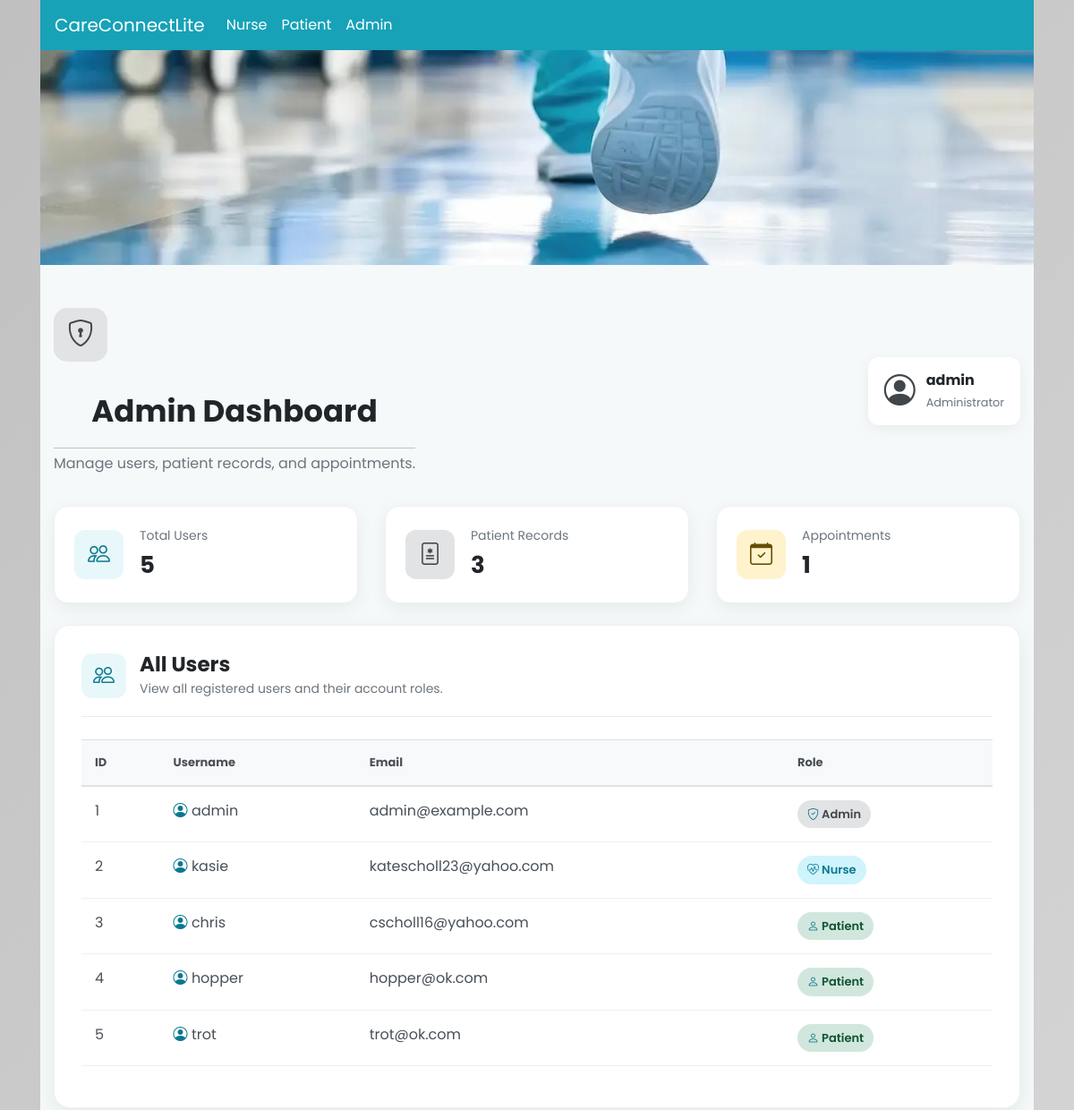
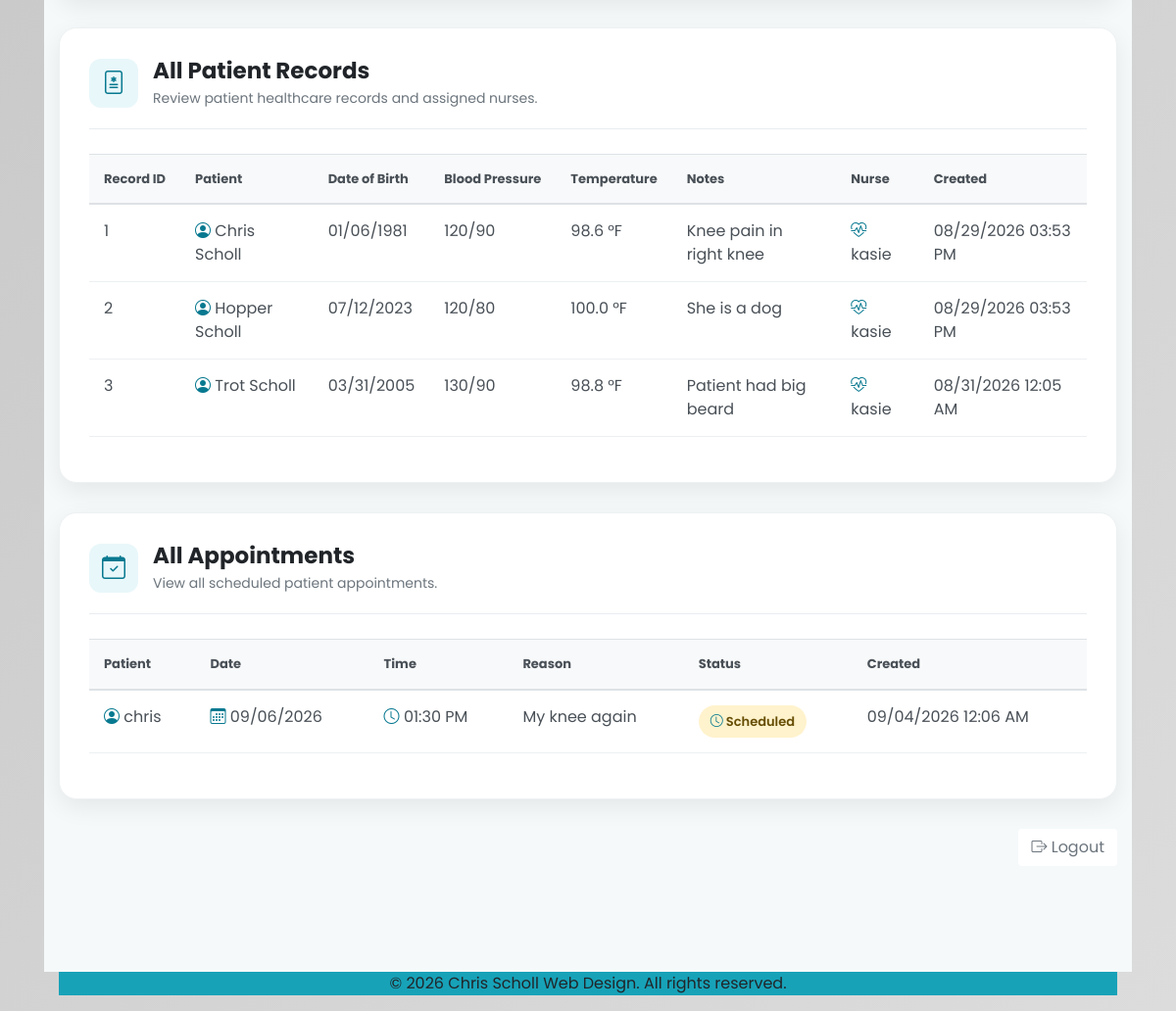
The app's page /admin (signed in), older data (2 pictures, top to bottom).
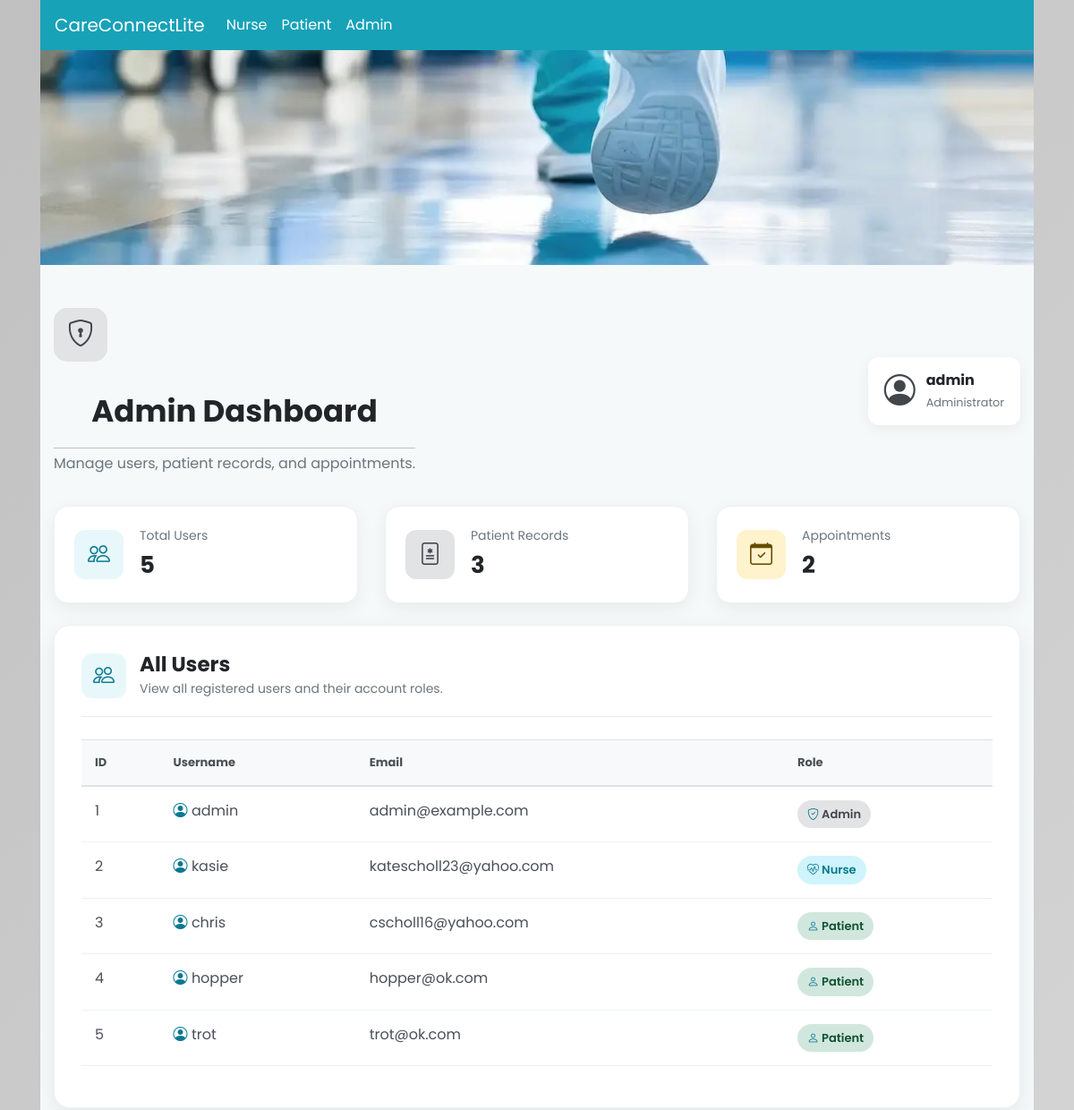
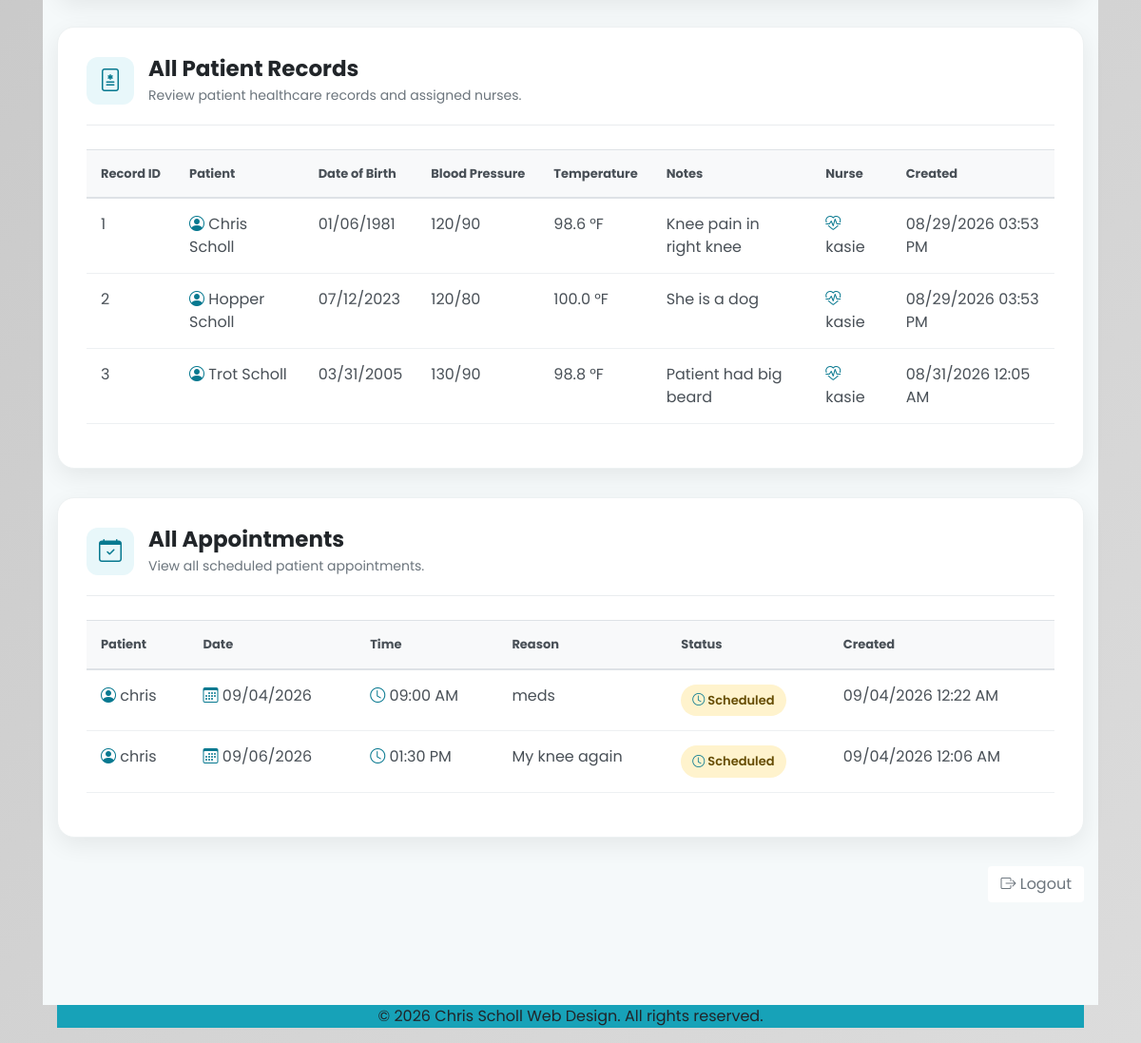
The same page, newer data (2 pictures, top to bottom).
### models.py (models this page shows, shortened)
class User(db.Model, UserMixin):
    id = db.Column(db.Integer, primary_key=True)
    username = db.Column(
        db.String(100),
        unique=True,
        nullable=False
    )
    email = db.Column(
        db.String(50),
        unique=True,
        nullable=False
    )
    password = db.Column(
        db.String(100),
        nullable=False
    )
    role = db.Column(
        db.String(50),
        nullable=True,
        server_default="patient"
    )
    def is_admin(self):
        return self.role == "admin"
    password_reset_ids = db.relationship(
        "PasswordResetId",
        backref="user",
        cascade="all, delete-orphan"
    )
    patient_record = db.relationship(
        "PatientRecord",
        foreign_keys="PatientRecord.patient_id",
        back_populates="patient",
        uselist=False,
        cascade="all, delete-orphan"
    )
    nurse_records = db.relationship(
        "PatientRecord",
        foreign_keys="PatientRecord.nurse_id",
        back_populates="nurse"
    )
    appointments = db.relationship(
        "Appointment",
        foreign_keys="Appointment.patient_id",
        back_populates="patient",
        cascade="all, delete-orphan"
    )

class PatientRecord(db.Model):
    id = db.Column(
        db.Integer,
        primary_key=True
    )
    patient_id = db.Column(
        db.Integer,
        db.ForeignKey("user.id"),
        nullable=False,
        unique=True
    )
    nurse_id = db.Column(
        db.Integer,
        db.ForeignKey("user.id"),
        nullable=True
    )
    patient_name = db.Column(
        db.String(100),
        nullable=False
    )
    date_of_birth = db.Column(
        db.Date,
        nullable=False
    )
    blood_pressure = db.Column(
        db.String(20),
        nullable=True
    )
    temperature = db.Column(
        db.Float,
        nullable=True
    )
    notes = db.Column(
        db.Text,
        nullable=True
    )
    created_at = db.Column(
        db.DateTime(timezone=True),
        default=lambda: datetime.now(timezone.utc),
        nullable=False
    )
    patient = db.relationship(
        "User",
        foreign_keys=[patient_id],
        back_populates="patient_record"
    )
    nurse = db.relationship(
        "User",
        foreign_keys=[nurse_id],
        back_populates="nurse_records"
    )

class Appointment(db.Model):
    id = db.Column(
        db.Integer,
        primary_key=True
    )
    patient_id = db.Column(
        db.Integer,
        db.ForeignKey("user.id"),
        nullable=False
    )
    appointment_date = db.Column(
        db.Date,
        nullable=False
    )
    appointment_time = db.Column(
        db.Time,
        nullable=False
    )
    reason = db.Column(
        db.String(255),
        nullable=False
    )
    status = db.Column(
        db.String(50),
        nullable=False,
        default="Scheduled"
    )
    created_at = db.Column(
        db.DateTime(timezone=True),
        default=lambda: datetime.now(timezone.utc),
        nullable=False
    )
    patient = db.relationship(
        "User",
        foreign_keys=[patient_id],
        back_populates="appointments"
    )

### app.py (the view)
@app.route("/admin")
@admin_required
def admin():
    users = db.session.scalars(
        select(User)
    ).all()
    patient_records = db.session.scalars(
        select(PatientRecord)
    ).all()
    appointments = db.session.scalars(
    select(Appointment)
    .where(
        Appointment.appointment_date >= datetime.now().date(),
        Appointment.status == "Scheduled"
    )
    .order_by(
        Appointment.appointment_date,
        Appointment.appointment_time
    )
    ).all()
    return render_template(
        "admin.html",
        users=users,
        patient_records=patient_records,
        appointments=appointments
    )

### app.py (called while the page is built)
@login_manager.user_loader
def load_user(user_id):
    return db.session.get(User, int(user_id))

def admin_required(f):
    @wraps(f)
    @login_required
    def decorated_function(*args, **kwargs):
        if not current_user.is_admin():
            flash(
                "You do not have permission to access this page.",
                "danger"
            )
            return redirect(url_for("login"))
        return f(*args, **kwargs)
    return decorated_function

### templates/admin.html (shortened to what the changed rows need)
{% extends 'base.html' %}
{% block content %}
<div class="admin-page">
    <div class="container py-5">
        <div class="admin-header">
            <div>
                <h1>Admin Dashboard</h1>
            </div>
            <div class="admin-user-info">
                <div>
                    <strong>{{ current_user.username }}</strong>
                    <small>Administrator</small>
                </div>
            </div>
        </div>
        <div class="row g-4 mb-4">
            <div class="col-md-4">
                <div class="admin-stat-card">
                    <div>
                        <span>Appointments</span>
                        <strong>{{ appointments|length }}</strong>
                    </div>
                </div>
            </div>
        </div>
        <div class="admin-dashboard-card">
            <div class="table-responsive">
                <table class="table admin-table">
                    <thead>
                        <tr>
                            <th>ID</th>
                            <th>Username</th>
                            <th>Email</th>
                            <th>Role</th>
                        </tr>
                    </thead>
                    <tbody>
                        {% for user in users %}
                        <tr>
                            <td>
                                {{ user.id }}
                            </td>
                            <td>
                                <i class="bi bi-person-circle me-2"></i>
                                {{ user.username }}
                            </td>
                            <td>
                                {{ user.email }}
                            </td>
                            <td>
                                {% if user.role == 'admin' %}
                                    <span class="admin-role admin-role-admin">
                                        <i class="bi bi-shield-check me-1"></i>
                                        Admin
                                    </span>
                                {% elif user.role == 'nurse' %}
                                    <span class="admin-role admin-role-nurse">
                                        <i class="bi bi-heart-pulse me-1"></i>
                                        Nurse
                                    </span>
                                {% else %}
                                    <span class="admin-role admin-role-patient">
                                        <i class="bi bi-person me-1"></i>
                                        Patient
                                    </span>
                                {% endif %}
                            </td>
                        </tr>
                        {% endfor %}
                    </tbody>
                </table>
            </div>
        </div>
        <div class="admin-dashboard-card">
            <div class="table-responsive">
                <table class="table admin-table">
                    <thead>
                        <tr>
                            <th>Record ID</th>
                            <th>Patient</th>
                            <th>Date of Birth</th>
                            <th>Blood Pressure</th>
                            <th>Temperature</th>
                            <th>Notes</th>
                            <th>Nurse</th>
                            <th>Created</th>
                        </tr>
                    </thead>
                    <tbody>
                        {% for record in patient_records %}
                        <tr>
                            <td>
                                {{ record.id }}
                            </td>
                            <td>
                                <i class="bi bi-person-circle me-2"></i>
                                {{ record.patient_name }}
                            </td>
                            <td>
                                {{ record.date_of_birth.strftime('%m/%d/%Y') }}
                            </td>
                            <td>
                                {{ record.blood_pressure or "Not recorded" }}
                            </td>
                            <td>
                                {% if record.temperature %}
                                    {{ record.temperature }} °F
                                {% else %}
                                    Not recorded
                                {% endif %}
                            </td>
                            <td>
                                {{ record.notes or "No notes" }}
                            </td>
                            <td>
                                {% if record.nurse %}
                                    <i class="bi bi-heart-pulse me-1"></i>
                                    {{ record.nurse.username }}
                                {% else %}
                                    <span class="text-muted">
                                        Not assigned
                                    </span>
                                {% endif %}
                            </td>
                            <td>
                                {{ record.created_at.strftime('%m/%d/%Y %I:%M %p') }}
                            </td>
                        </tr>
                        {% endfor %}
                    </tbody>
                </table>
            </div>
        </div>
        <div class="admin-dashboard-card">
            {% if appointments %}
                <div class="table-responsive">
                    <table class="table admin-table">
                        <thead>
                            <tr>
                                <th>Patient</th>
                                <th>Date</th>
                                <th>Time</th>
                                <th>Reason</th>
                                <th>Status</th>
                                <th>Created</th>
                            </tr>
                        </thead>
                        <tbody>
                            {% for appointment in appointments %}
                            <tr>
                                <td>
                                    <i class="bi bi-person-circle me-2"></i>
                                    {{ appointment.patient.username }}
                                </td>
                                <td>
                                    <i class="bi bi-calendar3 me-1"></i>
                                    {{ appointment.appointment_date.strftime('%m/%d/%Y') }}
                                </td>
                                <td>
                                    <i class="bi bi-clock me-1"></i>
                                    {{ appointment.appointment_time.strftime('%I:%M %p') }}
                                </td>
                                <td>
                                    {{ appointment.reason }}
                                </td>
                                <td>
                                    {% if appointment.status == 'confirmed' %}
                                        <span class="admin-status status-confirmed">
                                            <i class="bi bi-check-circle me-1"></i>
                                            Confirmed
                                        </span>
                                    {% elif appointment.status == 'cancelled' %}
                                        <span class="admin-status status-cancelled">
                                            Cancelled
                                        </span>
                                    {% else %}
                                        <span class="admin-status status-pending">
                                            <i class="bi bi-clock me-1"></i>
                                            {{ appointment.status }}
                                        </span>
                                    {% endif %}
                                </td>
                                <td>
                                    {{ appointment.created_at.strftime('%m/%d/%Y %I:%M %p') }}
                                </td>
                            </tr>
                            {% endfor %}
                        </tbody>
                    </table>
                </div>
            {% endif %}
        </div>
    </div>
</div>
{% endblock content %}

Row changes from the older to the newer data that the page shows:
added Appointment: patient.username "chris", appointment_date "09/04/2026", appointment_time "09:00 AM", reason "meds", status "Scheduled", created_at "09/04/2026 12:22 AM"
Text that changed along with them:
{{ appointments|length }}: "1" → "2"
